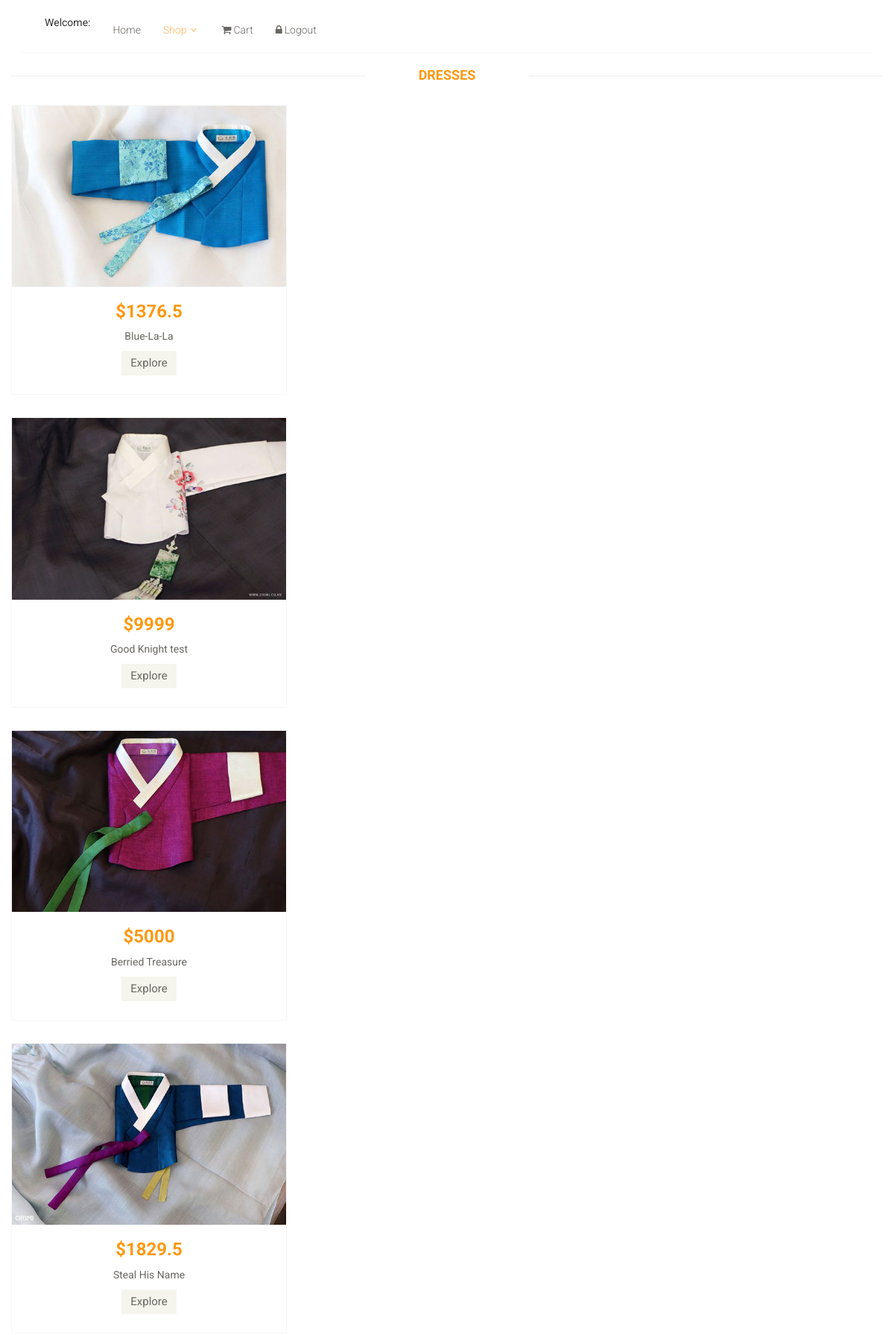
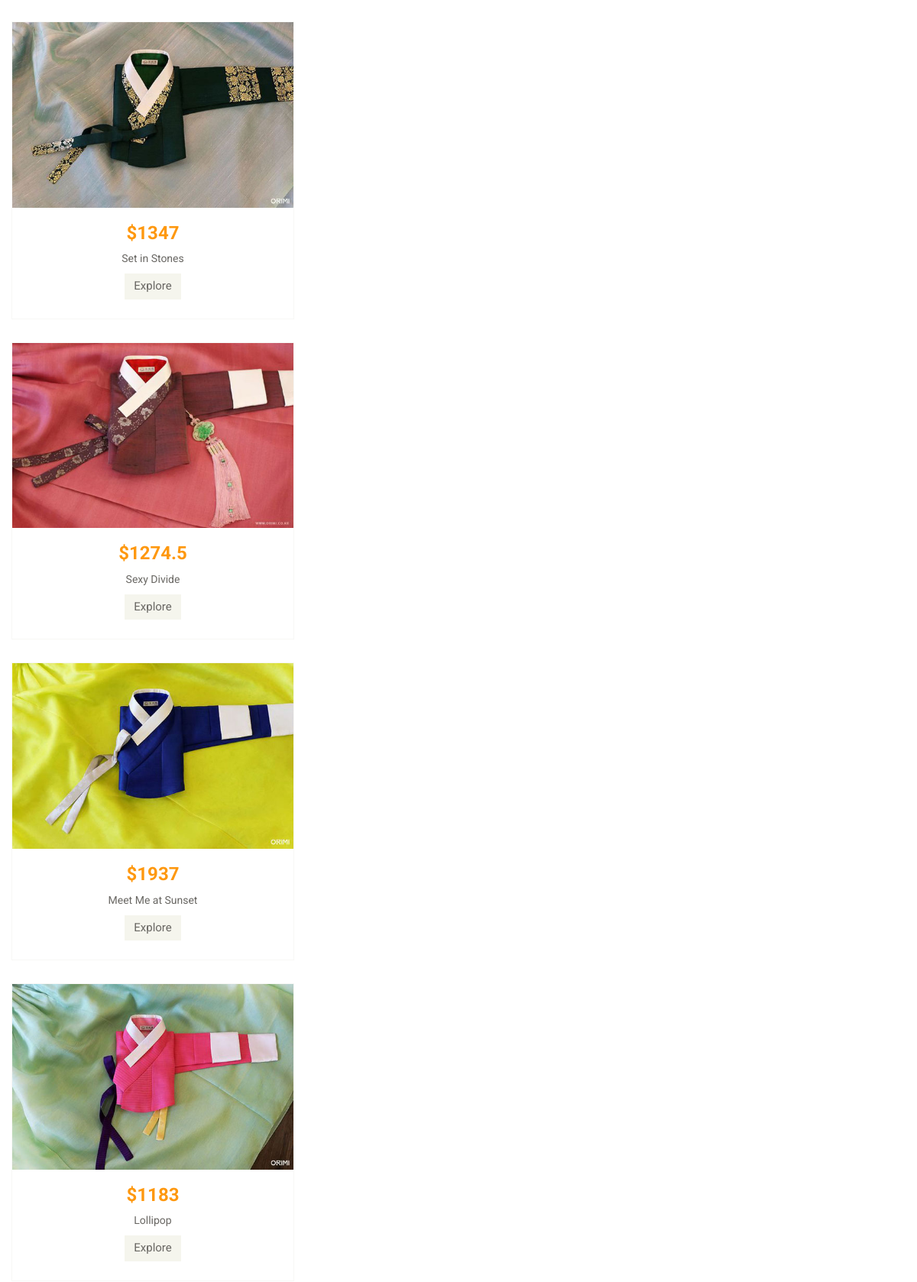
The page /1dress-2.php (upper part) on the database its author committed (2 pictures, top to bottom).
### tables this page shows
CREATE TABLE `products` (
  `Pid` int(10) NOT NULL,
  `Pname` varchar(250) NOT NULL,
  `Pprice` float NOT NULL,
  `quantity` int(15) NOT NULL,
  `image` varchar(250) NOT NULL,
  `category` int(15) NOT NULL
);

### 1dress-2.php (the view, shortened to what this page needs)
<?php
	$link = connect();
	$sql = "SELECT * FROM products";
	$result= mysqli_query($link,$sql);
			if(mysqli_num_rows($result) > 0){
?>
<!DOCTYPE html>
<html lang="en">
<head>
    <link href="css/bootstrap.min.css" rel="stylesheet">
    <link href="css/font-awesome.min.css" rel="stylesheet">
    <link href="css/prettyPhoto.css" rel="stylesheet">
    <link href="css/price-range.css" rel="stylesheet">
    <link href="css/animate.css" rel="stylesheet">
	<link href="css/main.css" rel="stylesheet">
	<link href="css/responsive.css" rel="stylesheet">
</head>
    <body>
    <header id="header">
		<div class="header-middle">
			<div class="container">
				<div class="row" >
					<div class="col-sm-8">
						<div class="shop-menu pull-left">
							<ul class="nav navbar-nav">
							    <li><?php echo "Welcome: ", $_SESSION['firstname'] ?></li>
								<li><a href="home1.php">Home</a></li>
                                <li class="dropdown"><a href="#" class="active">Shop<i class="fa fa-angle-down"></i></a>
                                </li>
								<li><a href="cart.php"><i class="fa fa-shopping-cart"></i>Cart</a></li>
								<li><a href="logout.php"><i class="fa fa-lock"></i>Logout</a>
								</li>
							</ul>
						</div>
					</div>
				</div>
			</div>
		</div>
	</header>
                <h2 class="title text-center"><br>Dresses</h2>
      <form action = "" method = "POST">
<?php
			  while($row=mysqli_fetch_assoc($result)){
			   $Pname = $row['Pname'];
			   $Pprice = $row['Pprice'];
			   $image = $row['image'];
			   $category = $row['category'];
			  if($category == 1){
?>
		<div class="features_items">
              <div class="col-sm-4" >
							<div class="product-image-wrapper">
								<div class="single-products">
									<div class="productinfo text-center">
										<img src = "img/<?php echo $image?>">
										<h2>$<?php echo $Pprice?></h2>
										<p><?php echo $Pname?></p>
										<a href="Explore.php?add= <?php echo $row['Pid']; ?>"class="btn btn-default add-to-cart">Explore</a>
									</div>
		                            	<div class="product-overlay">
										<div class="overlay-content">
										</div>
									</div>
								</div>
							</div>
						</div>
              </div>
           <?php
			  }
			  }
           ?>
        </form>
    </body>
</html>
<?php
		}
		else{
				echo "Can't find another products. Try later.";
				}
?>

### css/main.css (style rules this page uses)
body { font-family: 'Roboto', sans-serif; background:; position: relative; font-weight:400px; }
ul li { list-style: none; }
a { -webkit-transition: 300ms; -moz-transition: 300ms; -o-transition: 300ms; transition: 300ms; }
h1, h2, h3, h4, h5, h6 { font-family: 'Roboto', sans-serif; }
.header-middle .container .row { border-bottom: 1px solid #f5f5f5; margin-left: 0; margin-right: 0; padding-bottom: 20px; padding-top: 20px; }
.header-middle .container .row .col-sm-8 { padding-right:0; }
.shop-menu ul li { display:inline-block; padding-left: 15px; padding-right: 15px; }
.shop-menu ul li:last-child { padding-right: 0; }
.shop-menu ul li a { color: #696763; font-family: 'Roboto', sans-serif; font-size: 14px; font-weight: 300; padding:0; padding-right: 0; margin-top: 10px; }
.shop-menu ul li a i { margin-right:3px; }
.mainmenu ul li a:hover, .mainmenu ul li a.active, .shop-menu ul li a.active { background:none; color:#fdb45e; }
.fa-angle-down { padding-left: 5px; }
.left-sidebar h2:after, h2.title:after { content: " "; position: absolute; border: 1px solid #f5f5f5; bottom:8px; left: 0; width: 100%; height: 0; z-index: -2; }
h2.title:before { content: " "; position: absolute; background: #fff; bottom: -6px; width: 220px; height: 30px; z-index: -1; left: 50%; margin-left: -110px; }
.features_items { overflow:hidden; }
h2.title { color: #FE980F; font-family: 'Roboto', sans-serif; font-size: 18px; font-weight: 700; margin: 0 15px; text-transform: uppercase; margin-bottom: 30px; position: relative; }
.product-image-wrapper { border:1px solid #F7F7F5; overflow: hidden; margin-bottom:30px; }
.single-products { position: relative; }
.productinfo h2 { color: #FE980F; font-family: 'Roboto', sans-serif; font-size: 24px; font-weight: 700; }
.productinfo p { font-family: 'Roboto', sans-serif; font-size: 14px; font-weight: 400; color: #696763; }
.productinfo img { width: 100%; }
.productinfo { position:relative; }
.product-overlay { background:#FE980F; top: 0; display: none; height: 0; position: absolute; transition: height 500ms ease 0s; width: 100%; display: block; opacity:; }
.product-overlay .overlay-content { bottom: 0; position: absolute; bottom: 0; text-align: center; width: 100%; }
.add-to-cart { background:#F5F5ED; border: 0 none; border-radius: 0; color: #696763; font-family: 'Roboto', sans-serif; font-size: 15px; margin-bottom: 25px; }

### rows shown on the page
products: image (picture), Pprice "1376.5", Pname "Blue-La-La"
products: image (picture), Pprice "9999", Pname "Good Knight test"
products: image (picture), Pprice "5000", Pname "Berried Treasure"
products: image (picture), Pprice "1829.5", Pname "Steal His Name"
products: image (picture), Pprice "1347", Pname "Set in Stones"
products: image (picture), Pprice "1274.5", Pname "Sexy Divide"
products: image (picture), Pprice "1937", Pname "Meet Me at Sunset"
products: image (picture), Pprice "1183", Pname "Lollipop"
